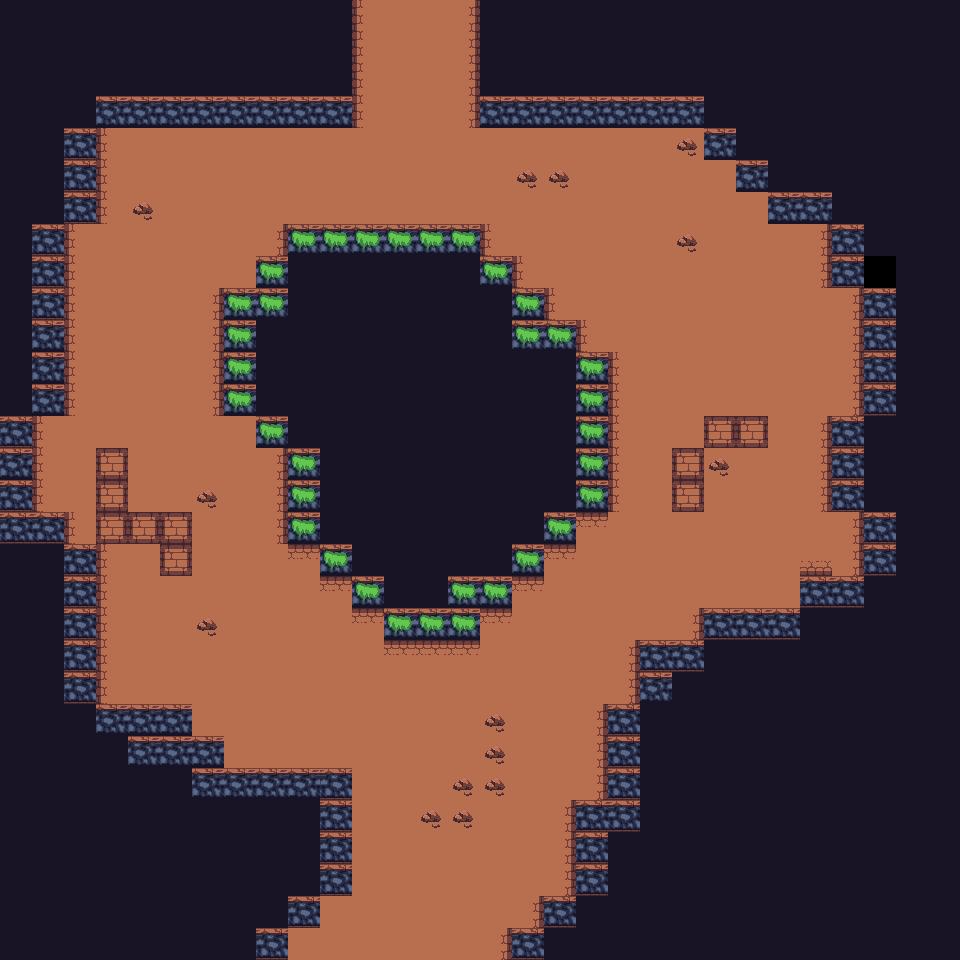

Rendered tile map (Tiled .tmx) drawn with the repository's tilesets; below, a short description and the map source with its tile grids summarised:
An orthogonal 30x30 tile map with 32x32 px tiles, 2 tile layers (Tile Layer 1, Tile Layer 2) and 49 objects (48x wall, portal).

<map version="1.5" tiledversion="1.6.0" orientation="orthogonal" renderorder="right-down" width="30" height="30" tilewidth="32" tileheight="32" infinite="0" nextlayerid="7" nextobjectid="145">
 <tileset firstgid="1" name="tileset_dungeon" tilewidth="32" tileheight="32" tilecount="64" columns="8">
  <image source="tileset_dungeon.png" width="256" height="256" />
 </tileset>
 <layer id="1" name="Tile Layer 1" width="30" height="30">
  <data>[900 cells, 899 non-empty, 8 distinct tile ids]</data>
 </layer>
 <layer id="3" name="Tile Layer 2" width="30" height="30">
  <data>[900 cells, 127 non-empty, 8 distinct tile ids]</data>
 </layer>
 <objectgroup id="6" name="Object Layer 1">
  <object id="67" name="wall" type="wall" x="0" y="416" width="32" height="128" />
  <object id="71" name="wall" type="wall" x="32" y="512" width="32" height="32" />
  <object id="72" name="wall" type="wall" x="64" y="544" width="32" height="160" />
  <object id="73" name="wall" type="wall" x="96" y="704" width="96" height="32" />
  <object id="74" name="wall" type="wall" x="128" y="736" width="96" height="32" />
  <object id="75" name="wall" type="wall" x="192" y="768" width="160" height="32" />
  <object id="77" name="wall" type="wall" x="320" y="800" width="32" height="96" />
  <object id="78" name="wall" type="wall" x="288" y="896" width="32" height="32" />
  <object id="79" name="wall" type="wall" x="256" y="928" width="32" height="32" />
  <object id="80" name="wall" type="wall" x="512" y="928" width="32" height="32" />
  <object id="81" name="wall" type="wall" x="544" y="896" width="32" height="32" />
  <object id="82" name="wall" type="wall" x="576" y="800" width="32" height="96" />
  <object id="83" name="wall" type="wall" x="608" y="704" width="32" height="128" />
  <object id="84" name="wall" type="wall" x="640" y="640" width="32" height="64" />
  <object id="85" name="wall" type="wall" x="672" y="640" width="32" height="32" />
  <object id="86" name="wall" type="wall" x="704" y="608" width="96" height="32" />
  <object id="87" name="wall" type="wall" x="800" y="576" width="64" height="32" />
  <object id="88" name="wall" type="wall" x="864" y="512" width="32" height="64" />
  <object id="90" name="wall" type="wall" x="864" y="288" width="32" height="128" />
  <object id="91" name="wall" type="wall" x="832" y="160" width="32" height="128" />
  <object id="102" name="wall" type="wall" x="64" y="128" width="32" height="96" />
  <object id="103" name="wall" type="wall" x="32" y="224" width="32" height="192" />
  <object id="104" name="wall" type="wall" x="224" y="288" width="32" height="128" />
  <object id="106" name="wall" type="wall" x="256" y="256" width="32" height="64" />
  <object id="107" name="wall" type="wall" x="288" y="224" width="192" height="32" />
  <object id="108" name="wall" type="wall" x="480" y="256" width="32" height="32" />
  <object id="109" name="wall" type="wall" x="512" y="288" width="32" height="64" />
  <object id="110" name="wall" type="wall" x="544" y="320" width="32" height="32" />
  <object id="111" name="wall" type="wall" x="576" y="352" width="32" height="160" />
  <object id="112" name="wall" type="wall" x="544" y="512" width="32" height="32" />
  <object id="113" name="wall" type="wall" x="512" y="544" width="32" height="32" />
  <object id="114" name="wall" type="wall" x="448" y="576" width="64" height="32" />
  <object id="115" name="wall" type="wall" x="384" y="608" width="96" height="32" />
  <object id="116" name="wall" type="wall" x="320" y="544" width="32" height="32" />
  <object id="117" name="wall" type="wall" x="352" y="576" width="32" height="32" />
  <object id="119" name="wall" type="wall" x="288" y="448" width="32" height="96" />
  <object id="120" name="wall" type="wall" x="256" y="416" width="32" height="32" />
  <object id="125" name="wall" type="wall" x="832" y="416" width="32" height="96" />
  <object id="126" name="wall" type="wall" x="64" y="96" width="288" height="32" />
  <object id="127" name="wall" type="wall" x="320" y="0" width="32" height="96" />
  <object id="128" name="wall" type="wall" x="480" y="0" width="32" height="96" />
  <object id="129" name="wall" type="wall" x="480" y="96" width="224" height="32" />
  <object id="130" name="wall" type="wall" x="704" y="96" width="32" height="64" />
  <object id="131" name="wall" type="wall" x="736" y="128" width="32" height="64" />
  <object id="132" name="wall" type="wall" x="768" y="160" width="32" height="64" />
  <object id="133" name="wall" type="wall" x="800" y="192" width="32" height="32" />
  <object id="134" type="wall" x="352" y="0" width="128" height="32" />
  <object id="135" type="portal" x="352" y="32" width="128" height="32" />
  <object id="136" type="wall" x="288" y="928" width="224" height="32" />
 </objectgroup>
</map>
